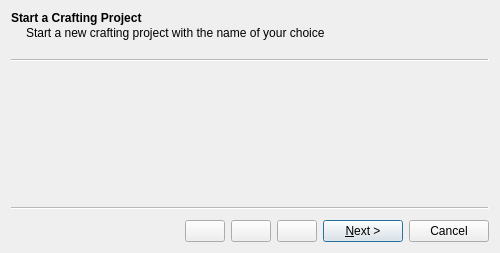
<?xml version="1.0" encoding="UTF-8"?>
<ui version="4.0">
 <author>Jon Duea</author>
 <class>UiItemOptionsWizard</class>
 <widget class="QWizard" name="UiItemOptionsWizard">
  <property name="windowModality">
   <enum>Qt::NonModal</enum>
  </property>
  <property name="geometry">
   <rect>
    <x>0</x>
    <y>0</y>
    <width>500</width>
    <height>253</height>
   </rect>
  </property>
  <property name="sizePolicy">
   <sizepolicy hsizetype="Preferred" vsizetype="Preferred">
    <horstretch>0</horstretch>
    <verstretch>0</verstretch>
   </sizepolicy>
  </property>
  <property name="minimumSize">
   <size>
    <width>473</width>
    <height>253</height>
   </size>
  </property>
  <property name="maximumSize">
   <size>
    <width>16775</width>
    <height>16755</height>
   </size>
  </property>
  <property name="windowTitle">
   <string>Item Options</string>
  </property>
  <property name="sizeGripEnabled">
   <bool>false</bool>
  </property>
  <property name="modal">
   <bool>true</bool>
  </property>
  <property name="wizardStyle">
   <enum>QWizard::ClassicStyle</enum>
  </property>
  <property name="options">
   <set>QWizard::HaveCustomButton1|QWizard::HaveCustomButton2|QWizard::HaveCustomButton3|QWizard::NoBackButtonOnStartPage|QWizard::NoDefaultButton</set>
  </property>
  <property name="currentId">
   <number>0</number>
  </property>
  <widget class="QWizardPage" name="wizard_start_page">
   <property name="sizePolicy">
    <sizepolicy hsizetype="MinimumExpanding" vsizetype="MinimumExpanding">
     <horstretch>0</horstretch>
     <verstretch>0</verstretch>
    </sizepolicy>
   </property>
   <property name="minimumSize">
    <size>
     <width>342</width>
     <height>0</height>
    </size>
   </property>
   <property name="layoutDirection">
    <enum>Qt::LeftToRight</enum>
   </property>
   <property name="title">
    <string>Start a Crafting Project</string>
   </property>
   <property name="subTitle">
    <string>Start a new crafting project with the name of your choice</string>
   </property>
   <attribute name="pageId">
    <string notr="true">0</string>
   </attribute>
   <layout class="QVBoxLayout" name="verticalLayout_4">
    <item>
     <widget class="WizardStartPage" name="start_page" native="true"/>
    </item>
   </layout>
  </widget>
  <widget class="QWizardPage" name="wizard_base_group_page">
   <property name="sizePolicy">
    <sizepolicy hsizetype="Preferred" vsizetype="Preferred">
     <horstretch>0</horstretch>
     <verstretch>0</verstretch>
    </sizepolicy>
   </property>
   <property name="minimumSize">
    <size>
     <width>452</width>
     <height>0</height>
    </size>
   </property>
   <property name="title">
    <string>Select A Base Group</string>
   </property>
   <attribute name="pageId">
    <string notr="true">1</string>
   </attribute>
   <layout class="QVBoxLayout" name="verticalLayout">
    <item>
     <widget class="BaseGroupPage" name="base_group_page" native="true">
      <property name="sizePolicy">
       <sizepolicy hsizetype="MinimumExpanding" vsizetype="MinimumExpanding">
        <horstretch>0</horstretch>
        <verstretch>0</verstretch>
       </sizepolicy>
      </property>
     </widget>
    </item>
   </layout>
  </widget>
  <widget class="QWizardPage" name="wizard_confirm_options_page">
   <attribute name="pageId">
    <string notr="true">5</string>
   </attribute>
  </widget>
 </widget>
 <customwidgets>
  <customwidget>
   <class>BaseGroupPage</class>
   <extends>QWidget</extends>
   <header location="global">..pages.base_group_page</header>
   <container>1</container>
  </customwidget>
  <customwidget>
   <class>WizardStartPage</class>
   <extends>QWidget</extends>
   <header location="global">..pages.wizard_start_page</header>
   <container>1</container>
  </customwidget>
 </customwidgets>
 <resources/>
 <connections/>
 <slots>
  <signal>customButton1Clicked(int)</signal>
  <signal>customButton2Clicked(int)</signal>
  <slot>store_base_group()</slot>
  <slot>nextId()</slot>
 </slots>
</ui>
